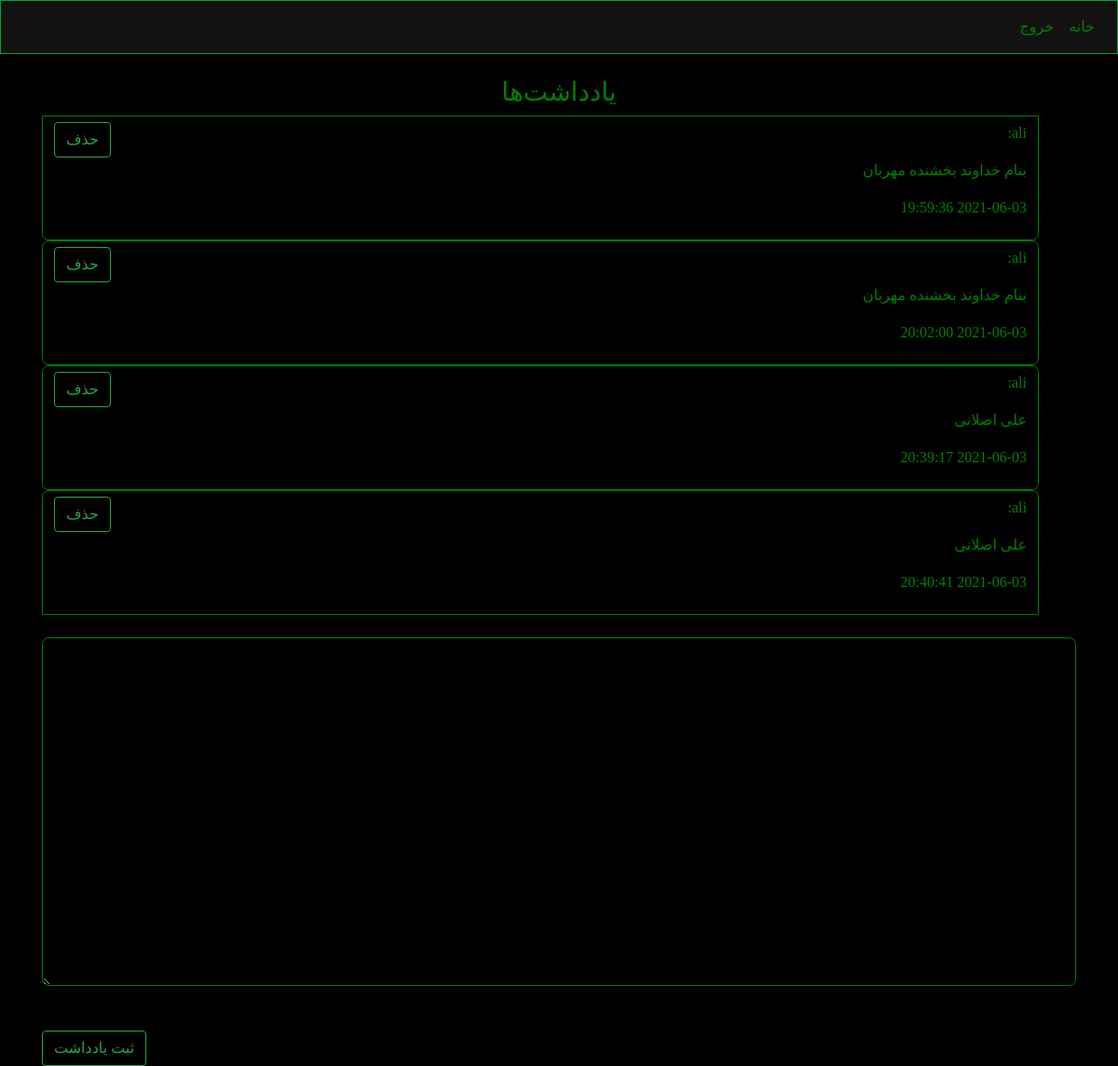
The app's page / (signed in) with its own data.
### website/models.py (models this page shows)
class Note(db.Model):
    id = db.Column(db.Integer, primary_key=True)
    data = db.Column(db.String(10000))
    date = db.Column(db.DateTime(timezone=True), default=func.now())
    user_id = db.Column(db.Integer, db.ForeignKey('user.id'))

class User(db.Model, UserMixin):
    id = db.Column(db.Integer, primary_key=True)
    email = db.Column(db.String(150), unique=True)
    password = db.Column(db.String(150))
    firstname = db.Column(db.String(150))
    lastname = db.Column(db.String(150))
    notes = db.relationship('Note')

### website/views.py (the view, shortened to what this page needs)
@views.route('/', methods=['POST', 'GET'])
@login_required
def home():
    return render_template('index.html', title='خانه', user=current_user)

### website/__init__.py (called while the page is built)
def create_app():
    app = Flask(__name__)
    app.config['SECRET_KEY'] = 'my secret key for flask'.encode('utf8')
    app.config['SQLALCHEMY_DATABASE_URI'] = f'sqlite:///{DB_NAME}'
    app.config['APP_ENV'] = 'development'
    db.init_app(app)
    from .views import views
    from .auth import auth
    app.register_blueprint(views, url_prefix='/')
    app.register_blueprint(auth, url_prefix='/')
    from .models import User, Note
    create_database(app)
    login_manager = LoginManager()
    login_manager.login_view = 'auth.login'
    login_manager.login_message = "برای دیدن این صفحه باید وارد پنل کاربری خود شوید"
    login_manager.login_message_category = "error"
    login_manager.init_app(app)
    @login_manager.user_loader
    def load_user(id):
        return User.query.get(int(id))
    return app

### website/templates/index.html
{% extends 'layout.html' %}
{% block body %}
<br>
<h3 style="text-align: center !important; position: sticky !important;">یادداشت‌ها</h3>
<ul class="list-group list-group-flush" id="notes">
    {% for note in user.notes %}
      <li class="list-group-item">
        <button type="button" class="btn btn-outline-success float-left" onclick="deleteNote({{note.id}})">
            حذف
        </button>
          <p>{{user.firstname}}:</p>
          <p>{{note.data}} </p>
          <p>{{note.date}}</p>
        </li>
    {% endfor %}
</ul><br>
    <form action="#" method="POST">
        <textarea name="note" id="note" class="form-control" cols="40" rows="15"></textarea>
        <br/><br/>
        <div align='center'>
            <button style="float: left;" type="submit" class="btn btn-outline-success">ثبت یادداشت</button>
        </div>
    </form>
{% endblock body %}

### website/static/style.css (style rules this page uses)
* { direction:rtl !important; text-align:right !important; font-family: 'Vazir' !important; }
body, form { background-color: black !important; color: green !important; }
.form-control { display:block; width: 100%; height: calc(1.5em + .75rem + 2px); padding: .375rem .75rem; font-size: 1rem; font-weight: 400; line-height: 1.5; color: green !important; background-color: black; background-clip: padding-box; border: 1px solid green; border-radius: .45rem; transition: border-color .15s ease-in-out,box-shadow .15s ease-in-out; }
.list-group-item { display:block; width: 100%; padding: .375rem .75rem; font-size: 1rem; font-weight: 400; line-height: 1.5; color: green !important; background-color: black; background-clip: padding-box; border: 1px solid green !important; border-radius: .45rem; transition: border-color .15s ease-in-out,box-shadow .15s ease-in-out, width 0.1s ease-in-out; }

### records on screen
Note: data "بنام خداوند بخشنده مهربان", date "2021-06-03 19:59:36"
User: firstname "ali"
Note: data "بنام خداوند بخشنده مهربان", date "2021-06-03 20:02:00"
Note: data "علی اصلانی", date "2021-06-03 20:39:17"
Note: data "علی اصلانی", date "2021-06-03 20:40:41"
